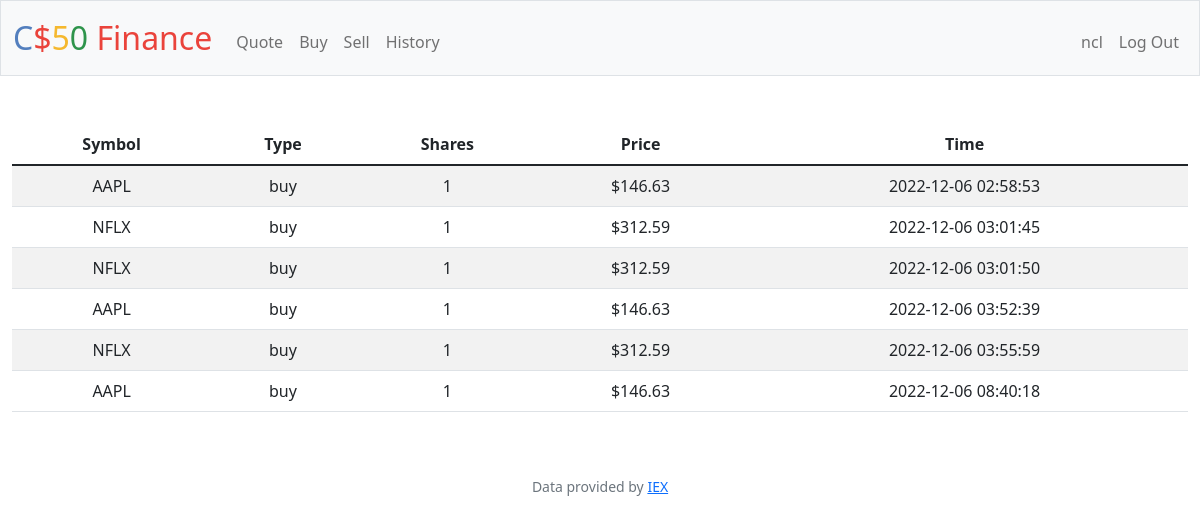
The app's page /history (signed in), older data.
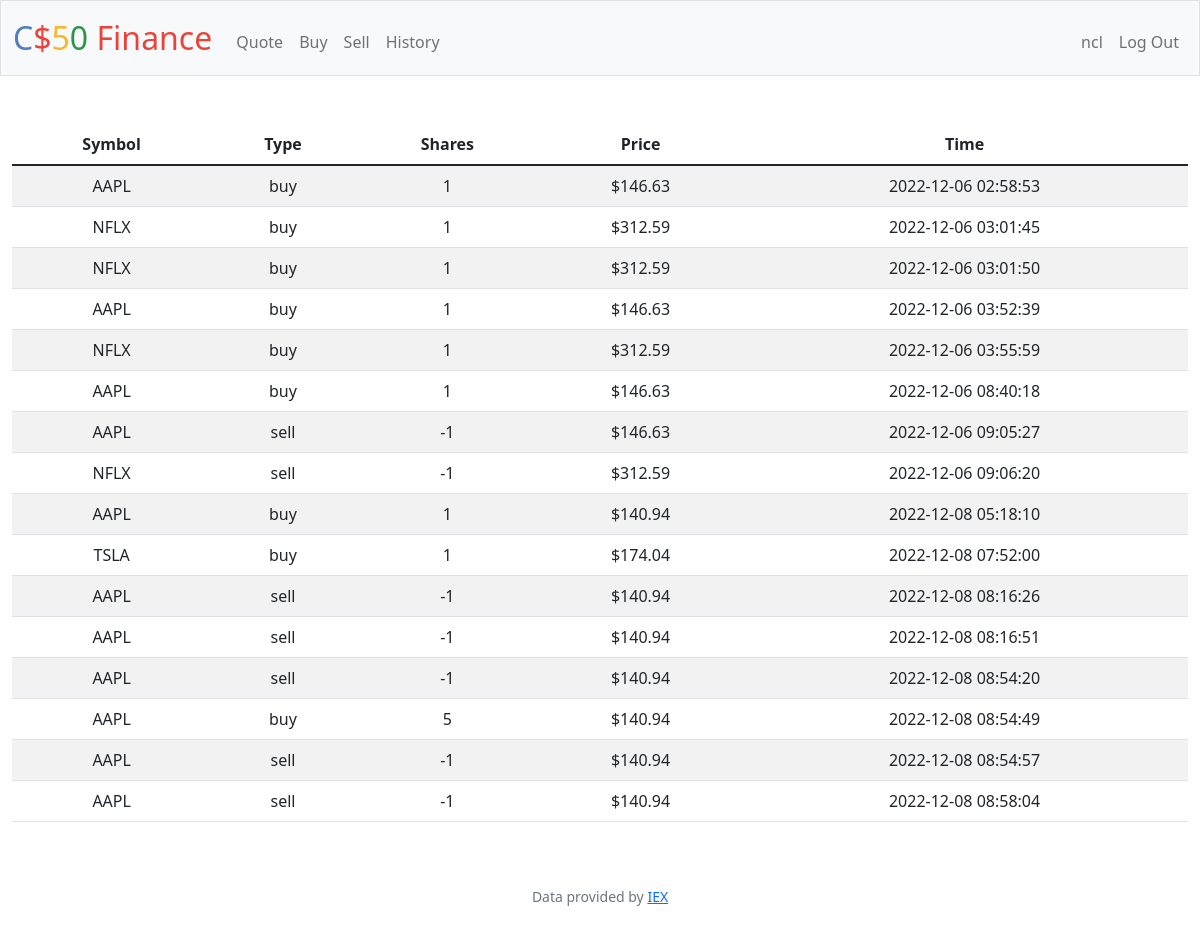
The same page, newer data.
### tables this page shows
CREATE TABLE transactions(
    id INTEGER PRIMARY KEY AUTOINCREMENT,
    user_id INTEGER NOT NULL, 
    name TEXT NOT NULL, 
    shares INTEGER NOT NULL, 
    price NUMERIC NOT NULL, 
    type TEXT NOT NULL, 
    symbol TEXT NOT NULL, 
    time TIMESTAMP DEFAULT CURRENT_TIMESTAMP, 
    FOREIGN KEY(user_id) REFERENCES users(id)
);

### app.py (the view)
@app.route("/history")
@login_required
def history():
    uid = session["user_id"]
    hist = db.execute("SELECT type, symbol, price, shares, time FROM transactions WHERE user_id = ?", uid)
    return render_template("history.html", histo=hist, usd=usd)

### app.py (called while the page is built)
@app.after_request
def after_request(response):
    response.headers["Cache-Control"] = "no-cache, no-store, must-revalidate"
    response.headers["Expires"] = 0
    response.headers["Pragma"] = "no-cache"
    return response

### helpers.py (called while the page is built)
def login_required(f):
    @wraps(f)
    def decorated_function(*args, **kwargs):
        if session.get("user_id") is None:
            return redirect("/login")
        return f(*args, **kwargs)
    return decorated_function

def usd(value):
    return f"${value:,.2f}"

### templates/history.html (shortened to what this page needs)
{% extends "layout.html" %}
{% block main %}
<table class="table table-striped">
    <thead>
        <tr>
            <th>Symbol</th>
            <th>Type</th>
            <th>Shares</th>
            <th>Price</th>
            <th>Time</th>
        </tr>
    </thead>
    <tbody>
        {% for transact in histo %}
        <tr>
            <td>{{ transact["symbol"].upper()}}</td>
            <td>{{ transact["type"]}}</td>
            <td>{{ transact["shares"]}}</td>
            <td>{{ usd(transact["price"]) }}</td>
            <td>{{ transact["time"]}}</td>
        </tr>
        {% endfor %}
</table>
{% endblock %}

### templates/layout.html (shortened to what this page needs)
<!DOCTYPE html>
<html lang="en">
    <head>
        <link href="https://cdn.jsdelivr.net/npm/bootstrap@5.1.3/dist/css/bootstrap.min.css" rel="stylesheet">
        <link href="/static/styles.css" rel="stylesheet">
    </head>
    <body>
        <nav class="bg-light border navbar navbar-expand-md navbar-light">
            <div class="container-fluid">
                <a class="navbar-brand" href="/"><span class="blue">C</span><span class="red">$</span><span class="yellow">5</span><span class="green">0</span> <span class="red">Finance</span></a>
                <div class="collapse navbar-collapse" id="navbar">
                    {% if session["user_id"] %}
                        <ul class="navbar-nav me-auto mt-2">
                            <li class="nav-item"><a class="nav-link" href="/quote">Quote</a></li>
                            <li class="nav-item"><a class="nav-link" href="/buy">Buy</a></li>
                            <li class="nav-item"><a class="nav-link" href="/sell">Sell</a></li>
                            <li class="nav-item"><a class="nav-link" href="/history">History</a></li>
                        </ul>
                        <ul class="navbar-nav ms-auto mt-2">
                            <li class="nav-item"><a class="nav-link"href="/profile">{{session["user"]}}</a></li>
                            <li class="nav-item"><a class="nav-link" href="/logout">Log Out</a></li>
                        </ul>
                    {% else %}
                        <ul class="navbar-nav ms-auto mt-2">
                            <li class="nav-item"><a class="nav-link" href="/register">Register</a></li>
                            <li class="nav-item"><a class="nav-link" href="/login">Log In</a></li>
                        </ul>
                    {% endif %}
                </div>
            </div>
        </nav>
        <main class="container-fluid py-5 text-center">
            {% block main %}{% endblock %}
        </main>
        <footer class="mb-5 small text-center text-muted">
            Data provided by <a href="https://iexcloud.io/">IEX</a>
        </footer>
    </body>
</html>

### static/styles.css (style rules this page uses)
nav .navbar-brand { font-size: xx-large; }
nav .navbar-brand .blue { color: #537fbe; }
nav .navbar-brand .red { color: #ea433b; }
nav .navbar-brand .yellow { color: #f5b82e; }
nav .navbar-brand .green { color: #2e944b; }

Row changes from the older to the newer data that the page shows:
added transactions: price "$146.63"
added transactions: price "$312.59"
added transactions: price "$140.94"
added transactions: price "$174.04"
added transactions: price "$140.94"
added transactions: price "$140.94"
added transactions: price "$140.94"
added transactions: price "$140.94"
added transactions: price "$140.94"
added transactions: price "$140.94"
